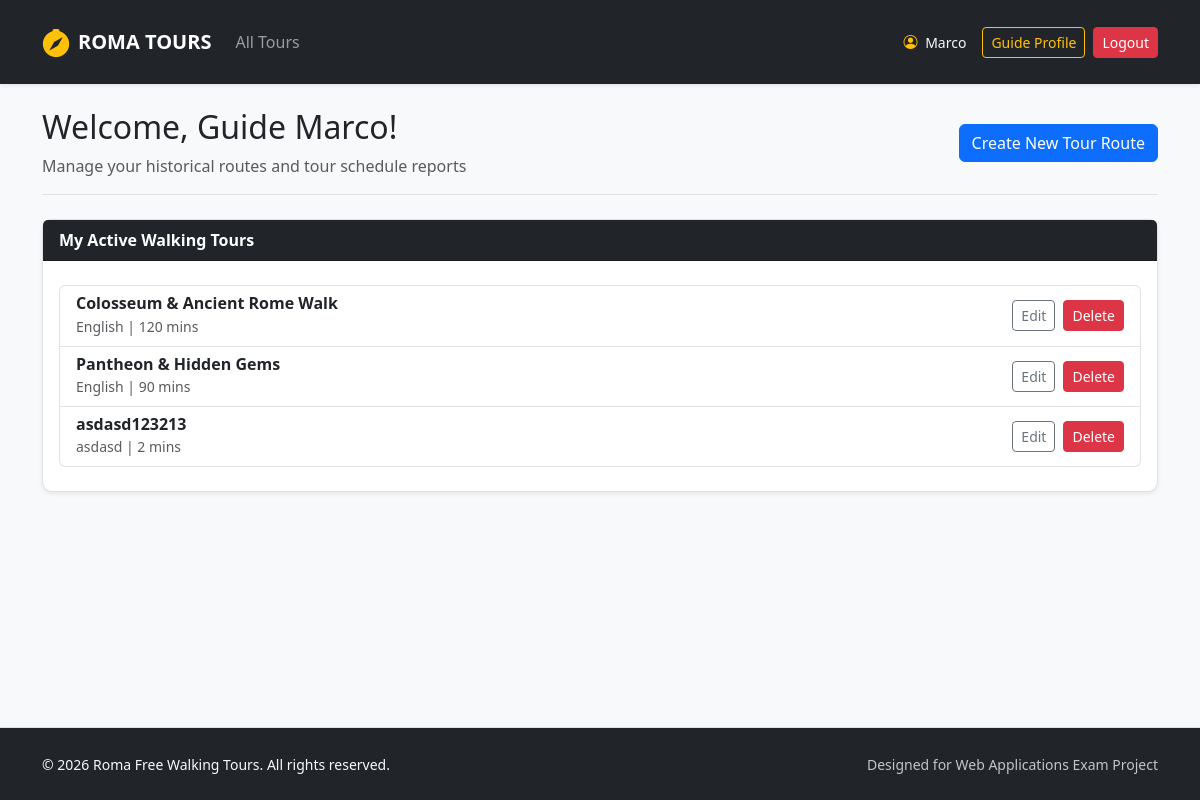
Page /guide/profile (signed in) on the committed database.
### tables this page shows
CREATE TABLE users (
            id INTEGER PRIMARY KEY AUTOINCREMENT,
            name TEXT NOT NULL,
            surname TEXT NOT NULL,
            email TEXT UNIQUE NOT NULL,
            password TEXT NOT NULL,
            role TEXT CHECK(role IN ('guide', 'participant', 'administrator')) NOT NULL,
            languages TEXT
        );

CREATE TABLE tours (
            id INTEGER PRIMARY KEY AUTOINCREMENT,
            guide_id INTEGER NOT NULL,
            title TEXT NOT NULL,
            meeting_point TEXT NOT NULL,
            duration INTEGER NOT NULL,
            language TEXT NOT NULL,
            max_participants INTEGER NOT NULL,
            description TEXT NOT NULL,
            stops TEXT NOT NULL,
            photos TEXT NOT NULL,
            FOREIGN KEY (guide_id) REFERENCES users(id) ON DELETE CASCADE
        );

### routes/auth_routes.py (the view)
@auth_bp.route("/guide/profile")
@login_required
@guide_required
def profile_guide():
    from dao.tours_dao import get_tours_by_guide_id
    my_tours = get_tours_by_guide_id(current_user.id)
    return render_template("profile_guide.html", tours=my_tours)

### app.py (called while the page is built)
@login_manager.user_loader
def load_user(user_id):
    db_user = get_user_by_id(user_id)
    if db_user:
        return User(
            id=db_user["id"], name=db_user["name"], surname=db_user["surname"],
            email=db_user["email"], role=db_user["role"], languages=db_user["languages"]
        )
    return None

### dao/tours_dao.py (called while the page is built)
def get_tours_by_guide_id(p_guide_id):
    query = "SELECT * FROM tours WHERE guide_id = ?"
    conn = sqlite3.connect("roma_tours.db")
    conn.row_factory = sqlite3.Row
    cursor = conn.cursor()
    cursor.execute(query, (p_guide_id,))
    tours = cursor.fetchall()
    cursor.close()
    conn.close()
    return tours

### dao/users_dao.py (called while the page is built)
def get_user_by_id(p_id):
    query = "SELECT * FROM users WHERE id = ?"
    conn = sqlite3.connect("roma_tours.db")
    conn.row_factory = sqlite3.Row
    cursor = conn.cursor()
    cursor.execute(query, (p_id,))
    db_user = cursor.fetchone()
    cursor.close()
    conn.close()
    return db_user

### routes/auth_routes.py (called while the page is built)
def guide_required(f):
    @wraps(f)
    def decorated_function(*args, **kwargs):
        if not current_user.is_authenticated or current_user.role != 'guide':
            flash("Only guides can access this page.", "danger")
            return redirect(url_for("home"))
        return f(*args, **kwargs)
    return decorated_function

### templates/profile_guide.html (shortened to what this page needs)
{% extends 'base.html' %}
{% block content %}
<div class="col-12">
  <div class="d-flex flex-wrap justify-content-between align-items-center mb-4 border-bottom pb-3">
    <div>
      <h2>Welcome, Guide {{ current_user.name }}!</h2>
      <p class="text-muted mb-0">Manage your historical routes and tour schedule reports</p>
    </div>
    <a href="{{ url_for('guide.new_tour') }}" class="btn btn-primary">Create New Tour Route</a>
  </div>
  <div class="card shadow-sm border mb-4">
    <div class="card-header bg-dark text-white fw-bold">My Active Walking Tours</div>
    <div class="card-body py-4">
       {% if tours %}
         <div class="list-group">
           {% for tour in tours %}
             <div class="list-group-item d-flex justify-content-between align-items-center">
               <div>
                 <h6 class="mb-0 fw-bold">{{ tour.title }}</h6>
                 <small class="text-muted">{{ tour.language }} | {{ tour.duration }} mins</small>
               </div>
               <div class="d-flex gap-2">
                 <a href="{{ url_for('guide.edit_tour', tour_id=tour.id) }}" class="btn btn-sm btn-outline-secondary">Edit</a>
                 <form action="{{ url_for('guide.delete_tour', tour_id=tour.id) }}" method="POST" style="display:inline;">
                    <button type="submit" class="btn btn-sm btn-danger" onclick="return confirm('Are you sure you want to delete this tour?')">Delete</button>
                 </form>
               </div>
             </div>
           {% endfor %}
         </div>
       {% else %}
         <div class="text-center text-muted">
           <i class="bi bi-map fs-2 mb-2 d-block text-secondary"></i>
           <p class="mb-0 small">No custom tour routes created yet. Click the button above to start your first tour!</p>
         </div>
       {% endif %}
    </div>
  </div>
</div>
{% endblock %}

### templates/base.html (shortened to what this page needs)
<!DOCTYPE html>
<html lang="en">
<head>
  <link href="https://cdn.jsdelivr.net/npm/bootstrap@5.3.2/dist/css/bootstrap.min.css" rel="stylesheet">
  <link rel="stylesheet" href="https://cdn.jsdelivr.net/npm/bootstrap-icons@1.11.3/font/bootstrap-icons.min.css">
  <link rel="stylesheet" href="{{ url_for('static', filename='css/styles.css') }}">
</head>
<body class="d-flex flex-column min-vh-100">
  <nav class="navbar navbar-expand-lg navbar-dark bg-dark shadow-sm py-3 mb-4">
    <div class="container">
      <a class="navbar-brand d-flex align-items-center fw-bold text-uppercase tracking-wider" href="{{ url_for('roma_tours') }}">
        <i class="bi bi-compass-fill me-2 text-warning fs-3"></i> Roma Tours
      </a>
      <div class="collapse navbar-collapse" id="mainNav">
        <ul class="navbar-nav me-auto mb-2 mb-lg-0">
          <li class="nav-item">
            <a class="nav-link {% if request.endpoint == 'home' %}active{% endif %}" href="{{ url_for('home') }}">All Tours</a>
          </li>
        </ul>
        <div class="d-flex align-items-center gap-2">
          {% if current_user.is_authenticated %}
            <span class="text-light me-2 small">
              <i class="bi bi-person-circle me-1 text-warning"></i> {{ current_user.name }}
            </span>
            {% if current_user.role == 'administrator' %}
              <a href="{{ url_for('auth.profile_admin') }}" class="btn btn-outline-warning btn-sm">Admin Dashboard</a>
            {% elif current_user.role == 'guide' %}
              <a href="{{ url_for('auth.profile_guide') }}" class="btn btn-outline-warning btn-sm">Guide Profile</a>
            {% else %}
              <a href="{{ url_for('auth.profile_participant') }}" class="btn btn-outline-warning btn-sm">My Bookings</a>
            {% endif %}
            <a href="{{ url_for('auth.logout') }}" class="btn btn-danger btn-sm">Logout</a>
          {% endif %}
        </div>
      </div>
    </div>
  </nav>
  <div class="container flex-grow-1">
    <div class="row g-4">
      {% block content %}
      {% endblock %}
    </div>
  </div>
  <footer class="mt-auto border-top bg-dark text-light">
    <div class="container py-4">
      <div class="row align-items-center">
        <div class="col-12 col-md-6 text-center text-md-start">
          <span class="small">© 2026 Roma Free Walking Tours. All rights reserved.</span>
        </div>
        <div class="col-12 col-md-6 text-center text-md-end mt-2 mt-md-0">
          <span class="small opacity-75">Designed for Web Applications Exam Project</span>
        </div>
      </div>
    </div>
  </footer>
</body>
</html>

### static/css/styles.css (style rules this page uses)
body { background-color: #f8f9fa; font-family: 'Segoe UI', Tahoma, Geneva, Verdana, sans-serif; }
.card { border: none; border-radius: 10px; transition: transform 0.2s ease, box-shadow 0.2s ease; }
footer { background-color: #ffffff; }

### rows in the picture
users: name "Marco"
tours: title "Colosseum & Ancient Rome Walk", language "English", duration "120"
tours: title "Pantheon & Hidden Gems", language "English", duration "90"
tours: title "asdasd123213", language "asdasd", duration "2"
